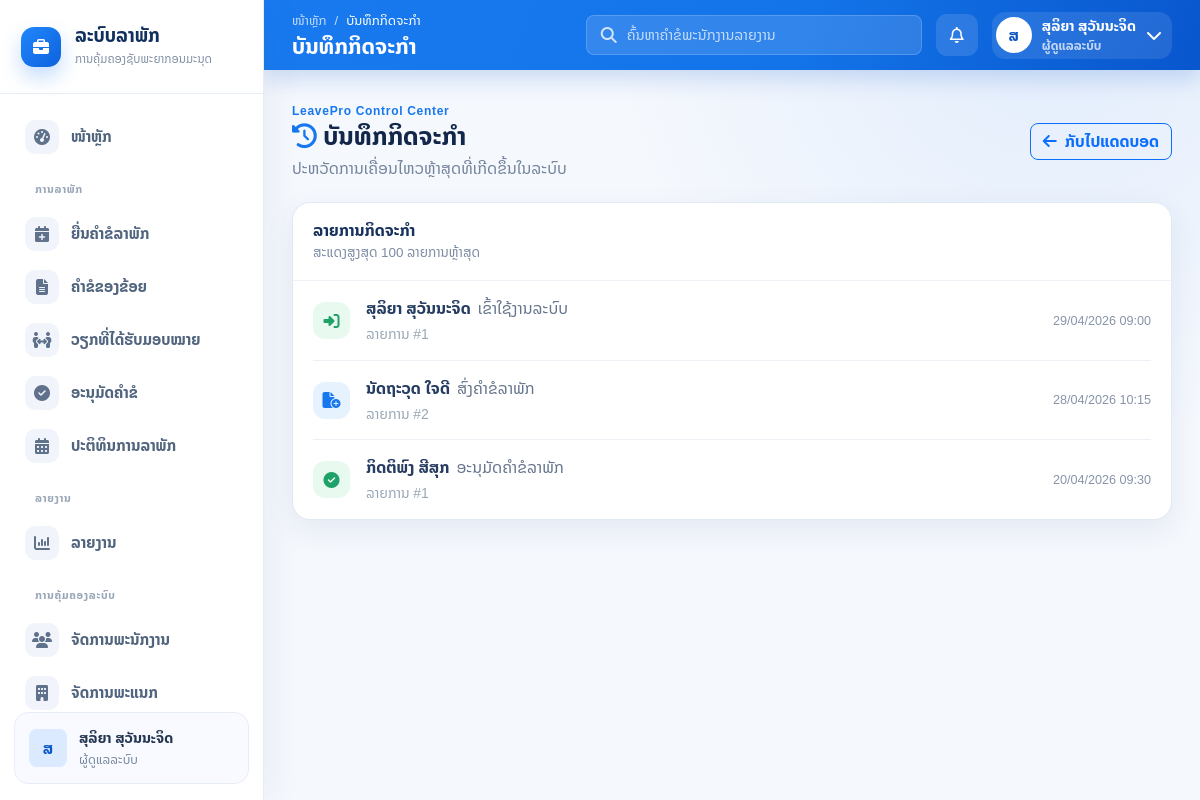
Page /activity_logs.php (signed in) on the committed database.
### tables this page shows
CREATE TABLE audit_logs (
  id BIGINT UNSIGNED AUTO_INCREMENT PRIMARY KEY,
  user_id BIGINT UNSIGNED NULL,
  action VARCHAR(80) NOT NULL,
  entity_type VARCHAR(80) NOT NULL,
  entity_id BIGINT UNSIGNED NULL,
  old_value JSON NULL,
  new_value JSON NULL,
  ip_address VARCHAR(45) NULL,
  user_agent VARCHAR(255) NULL,
  created_at TIMESTAMP NOT NULL DEFAULT CURRENT_TIMESTAMP,
  KEY idx_audit_logs_user_id (user_id),
  KEY idx_audit_logs_action (action),
  KEY idx_audit_logs_entity (entity_type, entity_id),
  KEY idx_audit_logs_created_at (created_at),
  CONSTRAINT fk_audit_logs_user
    FOREIGN KEY (user_id) REFERENCES users(id)
    ON UPDATE CASCADE ON DELETE SET NULL
);

CREATE TABLE users (
  id BIGINT UNSIGNED AUTO_INCREMENT PRIMARY KEY,
  employee_code VARCHAR(50) NOT NULL,
  first_name VARCHAR(100) NOT NULL,
  last_name VARCHAR(100) NOT NULL,
  email VARCHAR(190) NOT NULL,
  password VARCHAR(255) NOT NULL,
  phone VARCHAR(30) NULL,
  avatar VARCHAR(255) NULL,
  role ENUM('admin', 'hr', 'manager', 'employee') NOT NULL DEFAULT 'employee',
  department_id BIGINT UNSIGNED NULL,
  position_id BIGINT UNSIGNED NULL,
  manager_id BIGINT UNSIGNED NULL,
  start_date DATE NULL,
  status ENUM('active', 'inactive') NOT NULL DEFAULT 'active',
  created_at TIMESTAMP NOT NULL DEFAULT CURRENT_TIMESTAMP,
  updated_at TIMESTAMP NOT NULL DEFAULT CURRENT_TIMESTAMP ON UPDATE CURRENT_TIMESTAMP,
  UNIQUE KEY uq_users_employee_code (employee_code),
  UNIQUE KEY uq_users_email (email),
  KEY idx_users_role (role),
  KEY idx_users_status (status),
  KEY idx_users_department_id (department_id),
  KEY idx_users_position_id (position_id),
  KEY idx_users_manager_id (manager_id),
  CONSTRAINT fk_users_department
    FOREIGN KEY (department_id) REFERENCES departments(id)
    ON UPDATE CASCADE ON DELETE SET NULL,
  CONSTRAINT fk_users_position
    FOREIGN KEY (position_id) REFERENCES positions(id)
    ON UPDATE CASCADE ON DELETE SET NULL,
  CONSTRAINT fk_users_manager
    FOREIGN KEY (manager_id) REFERENCES users(id)
    ON UPDATE CASCADE ON DELETE SET NULL
);

### public/_auth.php (called while the page is built, shortened)
<?php
if (!function_exists('h')) {
    function h(?string $value): string
    {
        return htmlspecialchars((string) $value, ENT_QUOTES, 'UTF-8');
    }
}
$pdo = db();
$sessionUser = $_SESSION['user'];
$userId = (int) $sessionUser['id'];
$userRole = (string) ($sessionUser['role'] ?? 'employee');
$roleLabels = [
    'admin' => 'ຜູ້ດູແລລະບົບ',
    'hr' => 'ຝ່າຍບຸກຄະລາກອນ',
    'manager' => 'ຫົວໜ້າ / ຜູ້ຈັດການ',
    'employee' => 'ພະນັກງານ',
];
$departmentNameStmt = $pdo->prepare(
    'SELECT d.name
     FROM users u
     LEFT JOIN departments d ON d.id = u.department_id
     WHERE u.id = :id
     LIMIT 1'
);
$departmentNameStmt->execute(['id' => $userId]);
$departmentName = $departmentNameStmt->fetchColumn() ?: 'ອົງກອນ';
$currentUser = [
    'name' => (string) ($sessionUser['name'] ?? 'ຜູ້ໃຊ້ງານ'),
    'role' => $roleLabels[$userRole] ?? 'ພະນັກງານ',
    'department' => (string) $departmentName,
    'avatar' => (string) mb_substr((string) ($sessionUser['name'] ?? 'ຜ'), 0, 1, 'UTF-8'),
];

### public/activity_logs.php (the view, shortened to what this page needs)
<?php
require __DIR__ . '/_auth.php';
function activityLabel(string $action, string $entityType): array
{
    $details = match ($action) {
        'login' => ['fa-right-to-bracket', 'success', 'ເຂົ້າໃຊ້ງານລະບົບ'],
        'create_leave_request' => ['fa-file-circle-plus', 'primary', 'ສົ່ງຄຳຂໍລາພັກ'],
        'approve_leave_request' => ['fa-circle-check', 'success', 'ອະນຸມັດຄຳຂໍລາພັກ'],
        'reject_leave_request' => ['fa-circle-xmark', 'danger', 'ບໍ່ອະນຸມັດຄຳຂໍລາພັກ'],
        default => ['fa-clock-rotate-left', 'slate', 'ບັນທຶກກິດຈະກຳ ' . $entityType],
    };
    return ['icon' => $details[0], 'tone' => $details[1], 'label' => $details[2]];
}
$pageTitle = 'ບັນທຶກກິດຈະກຳ';
$activeMenu = 'activity_logs';
$activityLogs = $pdo->query(
    'SELECT al.action, al.entity_type, al.entity_id, al.created_at, u.first_name, u.last_name, u.email
     FROM audit_logs al
     LEFT JOIN users u ON u.id = al.user_id
     ORDER BY al.created_at DESC
     LIMIT 100'
)->fetchAll();
require __DIR__ . '/../views/layouts/header.php';
require __DIR__ . '/../views/layouts/sidebar.php';
?>
<div class="app-main-wrapper">
    <?php require __DIR__ . '/../views/layouts/topbar.php'; ?>
    <main class="app-content">
        <section class="audit-page-header">
            <div>
                <p class="dashboard-eyebrow">LeavePro Control Center</p>
                <h2><i class="fa-solid fa-clock-rotate-left"></i> ບັນທຶກກິດຈະກຳ</h2>
                <p>ປະຫວັດການເຄື່ອນໄຫວຫຼ້າສຸດທີ່ເກີດຂຶ້ນໃນລະບົບ</p>
            </div>
            <a class="btn btn-outline-primary" href="index.php?dashboard=admin"><i class="fa-solid fa-arrow-left me-2"></i>ກັບໄປແດດບອດ</a>
        </section>
        <section class="content-card audit-log-card">
            <div class="card-toolbar">
                <div>
                    <h3 class="card-title">ລາຍການກິດຈະກຳ</h3>
                    <div class="card-subtitle">ສະແດງສູງສຸດ 100 ລາຍການຫຼ້າສຸດ</div>
                </div>
            </div>
            <div class="audit-log-list">
                <?php foreach ($activityLogs as $log): ?>
                    <?php
                    $details = activityLabel((string) $log['action'], (string) $log['entity_type']);
                    $actor = trim((string) $log['first_name'] . ' ' . (string) $log['last_name']) ?: ((string) $log['email'] ?: 'ລະບົບ');
                    ?>
                    <article class="audit-log-row">
                        <span class="activity-icon <?= h($details['tone']) ?>"><i class="fa-solid <?= h($details['icon']) ?>"></i></span>
                        <div class="audit-log-copy"><strong><?= h($actor) ?></strong><span><?= h($details['label']) ?></span><?php if ($log['entity_id'] !== null): ?><small>ລາຍການ #<?= h((string) $log['entity_id']) ?></small><?php endif; ?></div>
                        <time datetime="<?= h((string) $log['created_at']) ?>"><?= h((new DateTimeImmutable((string) $log['created_at']))->format('d/m/Y H:i')) ?></time>
                    </article>
                <?php endforeach; ?>
            </div>
        </section>
    </main>
</div>
<?php require __DIR__ . '/../views/layouts/footer.php'; ?>

### views/layouts/header.php (shortened to what this page needs)
<?php
$pageTitle = $pageTitle ?? 'ໜ້າຫຼັກ';
$baseUrl = $baseUrl ?? rtrim(str_replace('\\', '/', dirname($_SERVER['SCRIPT_NAME'] ?? '/public/index.php')), '/');
$currentUser = $currentUser ?? [
    'name' => 'ສຸລິຍາ',
    'role' => 'ພະນັກງານ',
    'department' => 'ພະແນກເຕັກໂນໂລຊີ ແລະ ການສື່ສານ',
    'avatar' => 'ສ',
];
?>
<!doctype html>
<html lang="lo">
<head>
    <link href="https://cdn.jsdelivr.net/npm/bootstrap@5.3.3/dist/css/bootstrap.min.css" rel="stylesheet">
    <link href="https://cdnjs.cloudflare.com/ajax/libs/font-awesome/6.5.2/css/all.min.css" rel="stylesheet">
    <link href="<?= htmlspecialchars($baseUrl) ?>/assets/css/style.css?v=20260929-sidebar-layout-fix" rel="stylesheet">
</head>
<body>
<div class="app-shell">

### views/layouts/sidebar.php (shortened to what this page needs)
<?php
$activeMenu = $activeMenu ?? 'dashboard';
$baseUrl = $baseUrl ?? rtrim(str_replace('\\', '/', dirname($_SERVER['SCRIPT_NAME'] ?? '/public/index.php')), '/');
$sidebarRole = $userRole ?? strtolower((string) ($currentUser['role'] ?? 'employee'));
$menuItems = [
    ['key' => 'dashboard', 'label' => 'ໜ້າຫຼັກ', 'icon' => 'fa-gauge-high', 'href' => $baseUrl . '/index.php', 'group' => null, 'roles' => ['admin', 'hr', 'manager', 'employee']],
    ['key' => 'request', 'label' => 'ຍື່ນຄຳຂໍລາພັກ', 'icon' => 'fa-calendar-plus', 'href' => $baseUrl . '/create.php', 'group' => 'ການລາພັກ', 'roles' => ['admin', 'hr', 'manager', 'employee']],
    ['key' => 'my_requests', 'label' => 'ຄຳຂໍຂອງຂ້ອຍ', 'icon' => 'fa-file-lines', 'href' => $baseUrl . '/my_requests.php', 'group' => 'ການລາພັກ', 'roles' => ['admin', 'hr', 'manager', 'employee']],
    ['key' => 'handover_tasks', 'label' => 'ວຽກທີ່ໄດ້ຮັບມອບໝາຍ', 'icon' => 'fa-people-arrows-left-right', 'href' => $baseUrl . '/handover_tasks.php', 'group' => 'ການລາພັກ', 'roles' => ['admin', 'hr', 'manager', 'employee']],
    ['key' => 'approvals', 'label' => 'ອະນຸມັດຄຳຂໍ', 'icon' => 'fa-circle-check', 'href' => $baseUrl . '/approvals.php', 'group' => 'ການລາພັກ', 'badge' => $approvalBadge ?? null, 'roles' => ['admin', 'manager']],
    ['key' => 'calendar', 'label' => 'ປະຕິທິນການລາພັກ', 'icon' => 'fa-calendar-days', 'href' => $baseUrl . '/calendar.php', 'group' => 'ການລາພັກ', 'roles' => ['admin', 'hr', 'manager', 'employee']],
    ['key' => 'reports', 'label' => 'ລາຍງານ', 'icon' => 'fa-chart-column', 'href' => $baseUrl . '/reports.php', 'group' => 'ລາຍງານ', 'roles' => ['admin', 'hr']],
    ['key' => 'employees', 'label' => 'ຈັດການພະນັກງານ', 'icon' => 'fa-users', 'href' => $baseUrl . '/employees.php', 'group' => 'ການຄຸ້ມຄອງລະບົບ', 'roles' => ['admin']],
    ['key' => 'departments', 'label' => 'ຈັດການພະແນກ', 'icon' => 'fa-building', 'href' => $baseUrl . '/departments.php', 'group' => 'ການຄຸ້ມຄອງລະບົບ', 'roles' => ['admin']],
    ['key' => 'leave_types', 'label' => 'ຈັດການປະເພດວັນລາ', 'icon' => 'fa-list-check', 'href' => $baseUrl . '/leave_types.php', 'group' => 'ການຄຸ້ມຄອງລະບົບ', 'roles' => ['admin']],
    ['key' => 'holidays', 'label' => 'ຈັດການວັນພັກ', 'icon' => 'fa-calendar-day', 'href' => $baseUrl . '/holidays.php', 'group' => 'ການຄຸ້ມຄອງລະບົບ', 'roles' => ['admin']],
    ['key' => 'activity_logs', 'label' => 'ບັນທຶກກິດຈະກຳ', 'icon' => 'fa-clock-rotate-left', 'href' => $baseUrl . '/activity_logs.php', 'group' => 'ການຄຸ້ມຄອງລະບົບ', 'roles' => ['admin']],
    ['key' => 'settings', 'label' => 'ຕັ້ງຄ່າລະບົບ', 'icon' => 'fa-gear', 'href' => $baseUrl . '/settings.php', 'group' => 'ການຄຸ້ມຄອງລະບົບ', 'roles' => ['admin']],
];
$menuItems = array_values(array_filter(
    $menuItems,
    static fn (array $item): bool => in_array($sidebarRole, $item['roles'], true)
));
$avatarUrl = trim((string) ($currentUser['avatar_url'] ?? ($sessionUser['avatar'] ?? '')));
?>
<aside class="app-sidebar" id="appSidebar" data-sidebar-role="<?= htmlspecialchars($sidebarRole) ?>">
    <div class="sidebar-brand">
        <div class="brand-mark">
            <i class="fa-solid fa-briefcase"></i>
        </div>
        <div>
            <div class="brand-title">ລະບົບລາພັກ</div>
            <div class="brand-subtitle">ການຄຸ້ມຄອງຊັບພະຍາກອນມະນຸດ</div>
        </div>
    </div>
    <nav class="sidebar-nav" aria-label="ເມນູຫຼັກ">
        <?php $currentGroup = null; ?>
        <?php foreach ($menuItems as $item): ?>
            <?php if ($item['group'] !== null && $item['group'] !== $currentGroup): ?>
                <div class="sidebar-section-title"><?= htmlspecialchars($item['group']) ?></div>
                <?php $currentGroup = $item['group']; ?>
            <?php endif; ?>
            <a class="sidebar-link <?= $activeMenu === $item['key'] ? 'active' : '' ?>" href="<?= htmlspecialchars($item['href']) ?>">
                <span class="sidebar-icon"><i class="fa-solid <?= htmlspecialchars($item['icon']) ?>"></i></span>
                <span class="sidebar-text"><?= htmlspecialchars($item['label']) ?></span>
            </a>
        <?php endforeach; ?>
    </nav>
    <div class="sidebar-profile">
        <div class="avatar avatar-sm">
            <?php if ($avatarUrl !== ''): ?>
                <img src="<?= htmlspecialchars($avatarUrl) ?>" alt="<?= htmlspecialchars($currentUser['name']) ?>">
            <?php else: ?>
                <?= htmlspecialchars(mb_substr($currentUser['avatar'] ?? $currentUser['name'], 0, 1, 'UTF-8')) ?>
            <?php endif; ?>
        </div>
        <div class="profile-meta">
            <div class="profile-name"><?= htmlspecialchars($currentUser['name']) ?></div>
            <div class="profile-role"><?= htmlspecialchars($currentUser['role']) ?></div>
        </div>
    </div>
</aside>

### views/layouts/topbar.php (shortened to what this page needs)
<?php
$avatarUrl = trim((string) ($currentUser['avatar_url'] ?? ($sessionUser['avatar'] ?? '')));
?>
<header class="app-topbar">
    <div class="topbar-left">
        <div>
            <nav aria-label="ເສັ້ນທາງໜ້າ">
                <ol class="breadcrumb mb-1">
                    <li class="breadcrumb-item"><a href="<?= htmlspecialchars($baseUrl ?? '') ?>/index.php">ໜ້າຫຼັກ</a></li>
                    <li class="breadcrumb-item active" aria-current="page"><?= htmlspecialchars($pageTitle ?? 'ໜ້າຫຼັກ') ?></li>
                </ol>
            </nav>
            <h1 class="page-title"><?= htmlspecialchars($pageTitle ?? 'ໜ້າຫຼັກ') ?></h1>
        </div>
    </div>
    <div class="topbar-actions">
        <div class="topbar-search d-none d-md-flex">
            <i class="fa-solid fa-magnifying-glass"></i>
            <input type="search" class="form-control" placeholder="ຄົ້ນຫາຄຳຂໍພະນັກງານລາຍງານ">
        </div>
        <div class="dropdown">
            <button class="btn icon-btn notification-btn" type="button" data-bs-toggle="dropdown" aria-expanded="false" aria-label="ການແຈ້ງເຕືອນ">
                <i class="fa-regular fa-bell"></i>
            </button>
        </div>
        <div class="dropdown">
            <button class="btn profile-button" type="button" data-bs-toggle="dropdown" aria-expanded="false">
                <span class="avatar">
                    <?php if ($avatarUrl !== ''): ?>
                        <img src="<?= htmlspecialchars($avatarUrl) ?>" alt="<?= htmlspecialchars($currentUser['name']) ?>">
                    <?php else: ?>
                        <?= htmlspecialchars(mb_substr($currentUser['avatar'] ?? $currentUser['name'], 0, 1, 'UTF-8')) ?>
                    <?php endif; ?>
                </span>
                <span class="profile-text d-none d-sm-block">
                    <span class="profile-name"><?= htmlspecialchars($currentUser['name']) ?></span>
                    <span class="profile-role"><?= htmlspecialchars($currentUser['role']) ?></span>
                </span>
                <i class="fa-solid fa-chevron-down d-none d-sm-inline"></i>
            </button>
        </div>
    </div>
</header>

### views/layouts/footer.php (shortened to what this page needs)
    </div>
<div class="toast-container position-fixed top-0 end-0 p-3 app-toast-container">
</div>
</body>
</html>

### rows in the picture
audit_logs: user.last_name "ສຸລິຍາ ສຸວັນນະຈິດ", action+entity_type "ເຂົ້າໃຊ້ງານລະບົບ", entity "1", created_at "29/04/2026 09:00"
audit_logs: user.last_name "ນັດຖະວຸດ ໃຈດີ", action+entity_type "ສົ່ງຄຳຂໍລາພັກ", entity "2", created_at "28/04/2026 10:15"
audit_logs: user.last_name "ກິດຕິພົງ ສີສຸກ", action+entity_type "ອະນຸມັດຄຳຂໍລາພັກ", entity "1", created_at "20/04/2026 09:30"

### other values in the picture
$item['label'] "ໜ້າຫຼັກ"
$item['group'] "ການລາພັກ"
$item['label'] "ຍື່ນຄຳຂໍລາພັກ"
$item['label'] "ຄຳຂໍຂອງຂ້ອຍ"
$item['label'] "ວຽກທີ່ໄດ້ຮັບມອບໝາຍ"
$item['label'] "ອະນຸມັດຄຳຂໍ"
$item['label'] "ປະຕິທິນການລາພັກ"
$item['group'] "ລາຍງານ"
$item['label'] "ລາຍງານ"
$item['group'] "ການຄຸ້ມຄອງລະບົບ"
$item['label'] "ຈັດການພະນັກງານ"
$item['label'] "ຈັດການພະແນກ"
$currentUser['name'] "ສຸລິຍາ ສຸວັນນະຈິດ"
$currentUser['role'] "ຜູ້ດູແລລະບົບ"
$pageTitle "ບັນທຶກກິດຈະກຳ"
